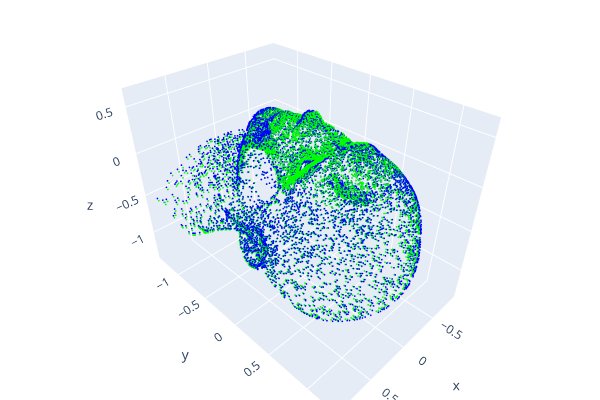

Notebook code for this chart:
### Code cell
# %%
# --- Visualize Predicted Morphed Shape vs. GT PCA Reconstruction ---

# 1. Extract the PREDICTED Morphed Shape from the model output
# This is generated using the predicted z_coefficients
pred_morphed_data = output_dict["morphed_full"]

if torch.is_tensor(pred_morphed_data):
    pred_morphed_data = pred_morphed_data.detach().cpu().numpy()
if pred_morphed_data.ndim == 3:
    pred_morphed_data = pred_morphed_data.squeeze(0)

pred_morphed_pcd = o3d.geometry.PointCloud()
pred_morphed_pcd.points = o3d.utility.Vector3dVector(pred_morphed_data)
pred_morphed_pcd.estimate_normals()
pred_morphed_pcd.paint_uniform_color([0.0, 1.0, 0.0]) # Green = Predicted Model Output

# 2. Extract the GT PCA Reconstruction from the model output
# This is generated using the true gt_z coefficients (recon_gt_points)
recon_gt_data = output_dict["recon_gt_points"]
if torch.is_tensor(recon_gt_data):
    recon_gt_data = recon_gt_data.detach().cpu().numpy()
if recon_gt_data.ndim == 3:
    recon_gt_data = recon_gt_data.squeeze(0)

recon_gt_pcd = o3d.geometry.PointCloud()
recon_gt_pcd.points = o3d.utility.Vector3dVector(recon_gt_data)
recon_gt_pcd.estimate_normals()
recon_gt_pcd.paint_uniform_color([0.0, 0.0, 1.0]) # Blue = GT PCA Reconstruction

print("Visualizing: Predicted Morphed Shape (Green) vs Ground Truth PCA Reconstruction (Blue)")
o3d.visualization.draw_plotly([pred_morphed_pcd, recon_gt_pcd])

# Optional side-by-side view (uncomment if you want to see them next to each other):
# recon_gt_pcd_shifted = copy.deepcopy(recon_gt_pcd).translate([0.5, 0, 0])
# o3d.visualization.draw_plotly([pred_morphed_pcd, recon_gt_pcd_shifted])
# %%

### Figure 1 — Plotly figure (JSON) as saved in the notebook; plotly's stock layout.template omitted (floating-point values rounded to 4 significant figures; data arrays with more than 128 entries replaced by an {"elided": "..."} marker saying what was removed)
{"data": [{"marker": {"color": {"elided": "10788x3 float values"}, "size": 1}, "mode": "markers", "type": "scatter3d", "x": {"elided": "10788 float values"}, "y": {"elided": "10788 float values"}, "z": {"elided": "10788 float values"}}, {"marker": {"color": {"elided": "10788x3 float values"}, "size": 1}, "mode": "markers", "type": "scatter3d", "x": {"elided": "10788 float values"}, "y": {"elided": "10788 float values"}, "z": {"elided": "10788 float values"}}], "layout": {"height": 400, "margin": {"b": 0, "l": 0, "r": 0, "t": 0}, "scene": {"camera": {"center": {"x": 0, "y": 0, "z": 0}, "up": {"x": 0, "y": 0, "z": 1}}}, "showlegend": false, "width": 600}}
